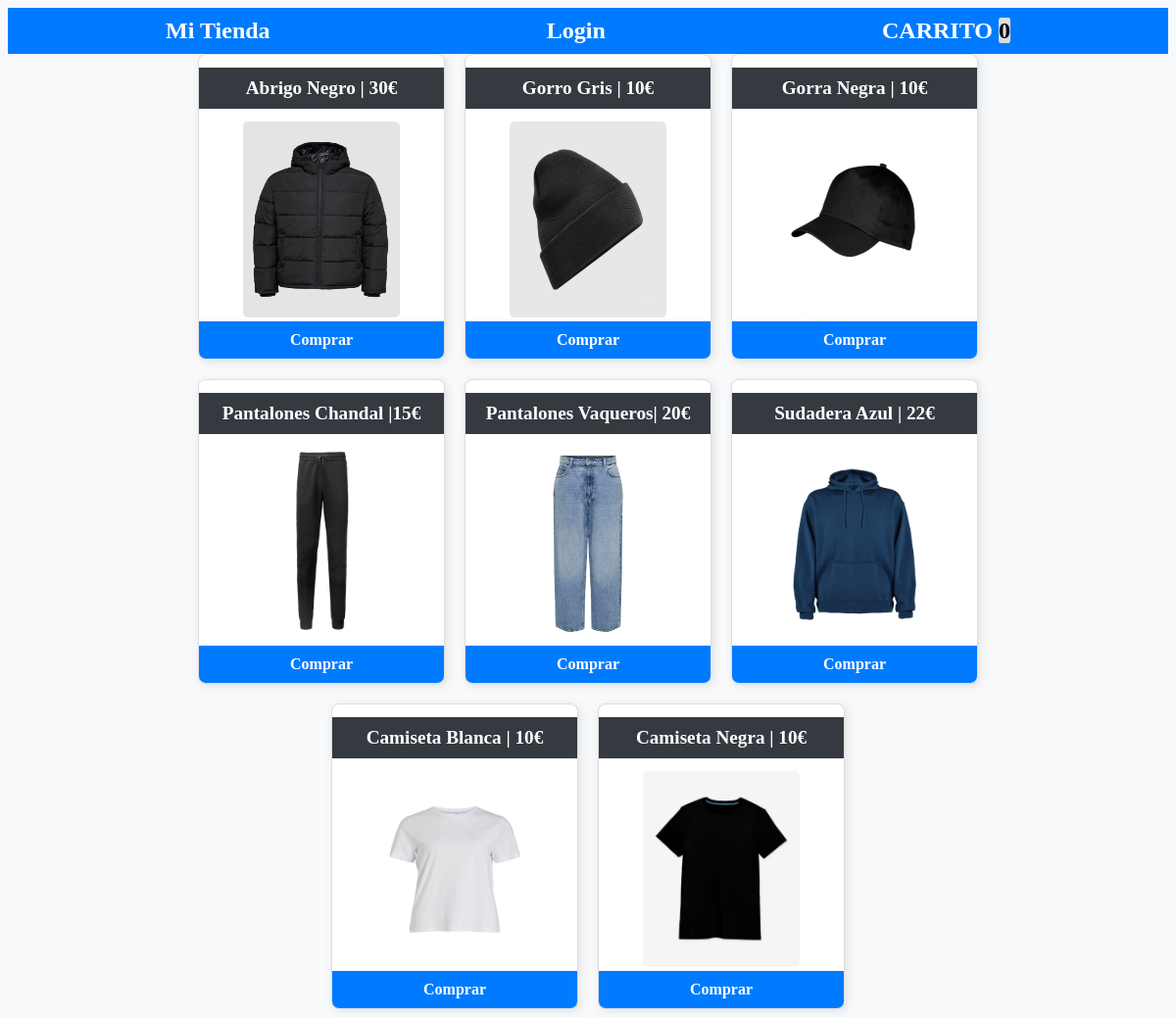
The page / on the database its author committed.
### tables this page shows
CREATE TABLE `productos` (
  `id` int(11) NOT NULL,
  `titulo` varchar(80) NOT NULL,
  `descripcion` varchar(300) NOT NULL,
  `foto` varchar(100) NOT NULL,
  `precio` decimal(10,2) NOT NULL,
  `categoria_id` int(10) NOT NULL,
  `fecha` date NOT NULL,
  `estado` int(11) NOT NULL DEFAULT '1'
);

### funciones.php (called while the page is built, shortened)
<?php
function cantidadProducto() {
    $cantidad = 0;
    return $cantidad;
}

### src/Producto.php (called while the page is built, shortened)
<?php
class Producto{
    private $cn = null;
    public function __construct(){
        $this->config = parse_ini_file(__DIR__.'/../config.ini') ;
        $this->cn = new \PDO( $this->config['dns'], $this->config['usuario'], $this->config['clave'], array(
            \PDO::MYSQL_ATTR_INIT_COMMAND => 'SET NAMES utf8'
        ));
    }
    public function mostrar(){
        $sql = "SELECT productos.id, titulo, descripcion, foto, nombre, precio, fecha, estado FROM productos
        INNER JOIN categorias
        ON productos.categoria_id = categorias.id ORDER BY productos.id DESC";
        $resultado = $this->cn->prepare($sql);
        if ($resultado->execute())
            return $resultado->fetchAll();
        return false;
    }
}

### index.php (the view, shortened to what this page needs)
<?php
require 'funciones.php';
?>
<!DOCTYPE html>
<html lang="en">
  <head>
    <link rel="stylesheet" href="assets/css/estilos.css">
  </head>
  <body>
    <nav>
          <ul>
              <li>
                  <a href="index.php">Mi Tienda</a>
              </li>
              <li>
                  <a href="panel/index.php">Login</a>
              </li>
              <li>
                  <a href="carrito.php">CARRITO <span class="badge"><?php print cantidadProducto(); ?></span></a>
            </li>
          </ul>
    </nav>
    <div class="container" id="main">
        <div class="product">
            <?php
            $producto = new Kawschool\Producto;
            $info_productos = $producto->mostrar();
            $cantidad = count($info_productos);
            if($cantidad > 0){
                for($x =0; $x < $cantidad; $x++){
                    $item = $info_productos[$x];
                    ?>
                    <div class="product-item">
                        <h1><?php print $item['titulo'] ?></h1>
                        <div>
                            <?php
                            $foto = 'upload/'.$item['foto'];
                            if(file_exists($foto)){
                                ?>
                                <img src="<?php print $foto; ?>">
                            <?php }else{?>
                                <img src="assets/imagenes/not-found.jpg">
                            <?php }?>
                        </div>
                        <a href="carrito.php?id=<?php print $item['id'] ?>">
                            Comprar
                        </a>
                    </div>
                    <?php
                }
            }else{?>
                <h4>NO HAY REGISTROS</h4>
            <?php }?>
        </div>
    </div>
  </body>
</html>

### assets/css/estilos.css (style rules this page uses)
body { background-color: #f8f9fa; color: #333; }
.badge { background-color: #dddddd; color:black; border-radius:15%; }
nav { display: flex; background-color: #007bff; border: none; padding: 10px 20px; }
nav ul { display: flex; justify-content: space-around; align-items: center; width: 100%; margin: 0; padding: 0; }
nav ul li { list-style: none; }
nav ul li a { font-size: 1.5rem; text-decoration: none; color: white; font-weight: bold; padding: 10px 15px; transition: color 0.3s ease-in-out; }
.container { width: 90%; margin: 0 auto; display: flex; flex-wrap: wrap; justify-content: center; }
.product { display: flex; flex-wrap: wrap; justify-content: center; gap: 20px; }
.product-item { width: 250px; border: 1px solid #ddd; border-radius: 8px; overflow: hidden; box-shadow: 2px 2px 10px rgba(0,0,0,0.1); text-align: center; background: white; }
.product-item h1 { font-size: 1.2rem; padding: 10px; background: #343a40; color: white; }
.product-item img { width: 160px; height: 200px; }
.product-item a { display: block; padding: 10px; background: #007bff; color: white; text-decoration: none; font-weight: bold; }
img { border-radius: 5px; }

### rows shown on the page
productos: titulo "Abrigo Negro | 30€", foto (picture)
productos: titulo "Gorro Gris | 10€", foto (picture)
productos: titulo "Gorra Negra | 10€", foto (picture)
productos: titulo "Pantalones Chandal |15€", foto (picture)
productos: titulo "Pantalones Vaqueros| 20€", foto (picture)
productos: titulo "Sudadera Azul | 22€", foto (picture)
productos: titulo "Camiseta Blanca | 10€", foto (picture)
productos: titulo "Camiseta Negra | 10€", foto (picture)

### other values the page prints
cantidadProducto() "0"
